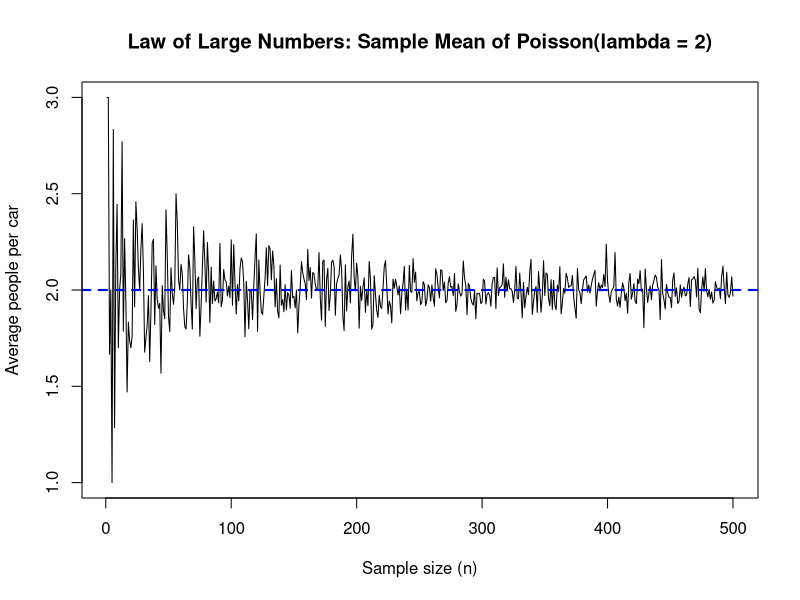
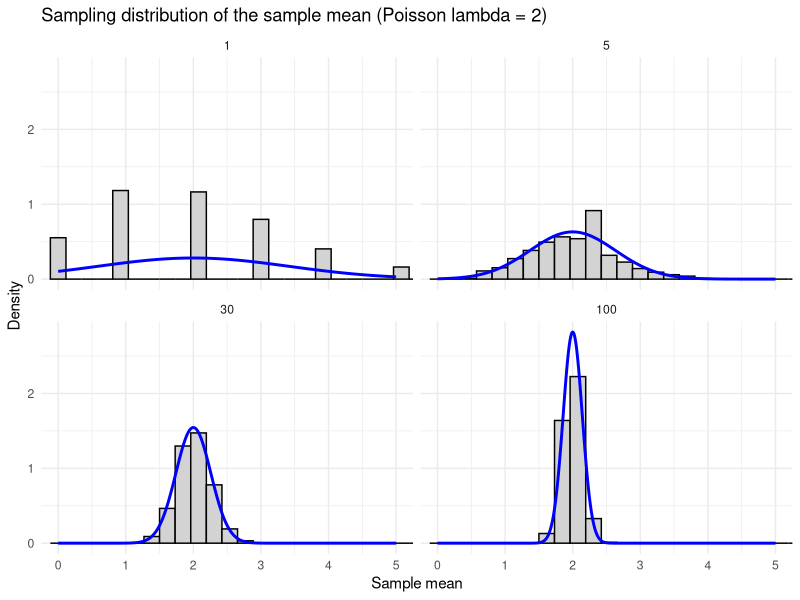
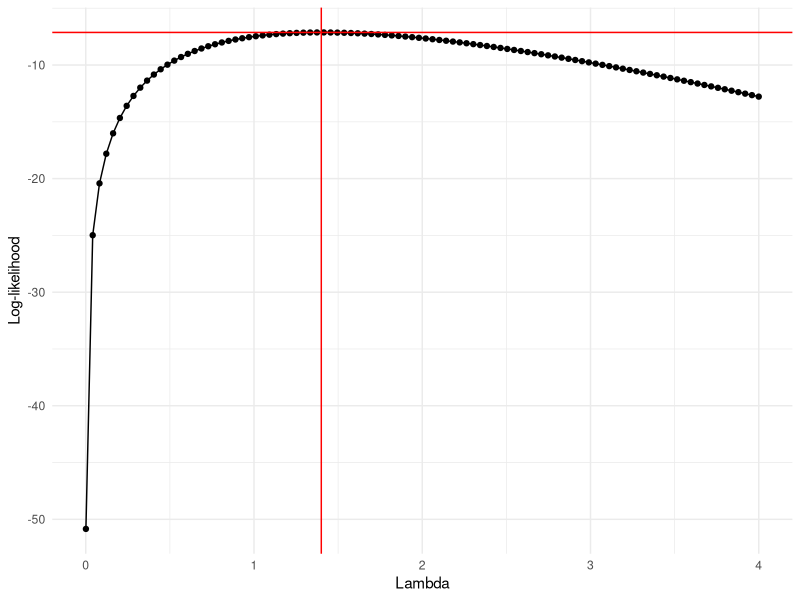

Source code (R) for these figures, in order:
## ---- chunk 1
knitr::opts_chunk$set(echo = TRUE)
## ---- chunk 2

# Set parameters
set.seed(666)
lambda <- 2
max_n <- 500

# Generate sample means for each n
sample_means <- sapply(1:max_n, function(n) {
  mean(rpois(n, lambda))
})

# Plot results
plot(1:max_n, sample_means, type = "l",
     xlab = "Sample size (n)",
     ylab = "Average people per car",
     main = "Law of Large Numbers: Sample Mean of Poisson(lambda = 2)")
abline(h = lambda, col = "blue", lwd = 2, lty = 2)

## ---- chunk 3
library(ggplot2)

# Setup
set.seed(666)
lambda <- 2
reps   <- 10000
Ns     <- c(1, 5, 30, 100)

# Simulate sample means using replicate()
sim_mat <- sapply(Ns, function(n) replicate(reps, mean(rpois(n, lambda))))
colnames(sim_mat) <- paste0("n=", Ns)

# Tidy for plotting
df <- data.frame(
  mean = as.vector(sim_mat),
  n    = factor(rep(Ns, each = reps), levels = Ns)
)

# Normal curves to overlay
xgrid <- seq(0, 5, by = 0.01)
norm_curves <- do.call(rbind, lapply(Ns, function(n) {
  data.frame(
    x = xgrid,
    y = dnorm(xgrid, mean = lambda, sd = sqrt(lambda / n)),
    n = factor(n, levels = Ns)
  )
}))

ggplot(df, aes(x = mean)) +
  geom_histogram(aes(y = after_stat(density)), bins = 40, fill = "lightgray", color = "black") +
  geom_line(data = norm_curves, aes(x = x, y = y), linewidth = 1, color = "blue") +
  facet_wrap(~ n, nrow = 2) +
  coord_cartesian(xlim = c(0, 5)) +
  labs(title = "Sampling distribution of the sample mean (Poisson lambda = 2)",
       x = "Sample mean", y = "Density") +
  theme_minimal()

## ---- chunk 4

# X_i ~ Poisson(lambda = 2)
# Under the CLT, the sample mean is approximately Normal:
# Xbar_n ~ Normal(mean=lambda, variance = lambda / n)
# For n = 100:
lambda <- 2
n <- 100
mean_true <- lambda
sd_true <- sqrt(lambda / n)

# The city will act if the sample mean equal or less to 1.7
threshold <- 1.7

# Compute the probability of observing a mean equal or less 1.7
p_value <- pnorm(threshold, mean = mean_true, sd = sd_true)
p_value
# app. 0.0169 or 1.7%

# Interpretation output:
cat(
  "Using the CLT, we approximate the sampling distribution\n",
  "of the sample mean as Normal(mu = 2, sigma^2 = 2/100).\n",
  "The probability that the observed mean is 1.7 or lower,\n",
  "even though the true mean is 2, equals\n",
  "Phi((1.7 - 2) / sqrt(2/100)) = 0.0169,\n",
  "which is about 1.7%.\n",
  "Thus, there is a 1.7% chance of falsely concluding\n",
  "the mean is below 1.7.\n"
)

# To ensure this false-alarm probability is below 1%, we solve for n:
target_alpha <- 0.01
z_alpha <- qnorm(1 - target_alpha)
n_required <- ceiling(lambda / ((0.3 / z_alpha)^2))
n_required

# Interpretation output:
cat(
  "To reduce this probability below 1%, we need at least n =",
  n_required,
  "observations.\n"
)

## ---- chunk 5
# Setup
set.seed(666)
flood_count <- c(1, 3, 1, 2, 0)

# Log likelihood function
likelihood <- function(x, l){
  lik <- sum(x * log(l) - l - log(factorial(x)))
  return(lik)
}

likelihood(flood_count, l = 1.4) # -7.129601

# Plot setup
lik_df <- data.frame(lambda = seq(0.001, 4, length.out = 100), # 0.001 to avoid NaN
                     likelihood = NA)
lik_df$likelihood <- sapply(X = lik_df$lambda, FUN = likelihood, x = flood_count)

# Log likelihood plot
library(ggplot2)
ggplot(lik_df, aes(x = lambda, y = likelihood)) + 
  geom_point() + 
  geom_line() + 
  geom_hline(yintercept = max(lik_df$likelihood), color = "red") + 
  geom_vline(xintercept = 1.4, color = "red") + 
  xlab("Lambda") + 
  ylab("Log-likelihood") + 
  theme_minimal()

## ---- chunk 6
